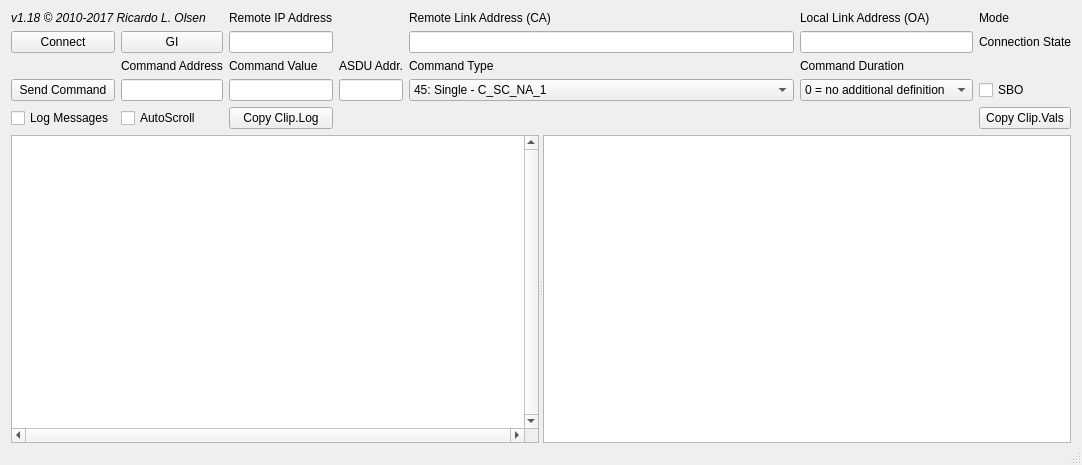
<?xml version="1.0" encoding="UTF-8"?>
<ui version="4.0">
 <class>MainWindow</class>
 <widget class="QMainWindow" name="MainWindow">
  <property name="geometry">
   <rect>
    <x>0</x>
    <y>0</y>
    <width>961</width>
    <height>465</height>
   </rect>
  </property>
  <property name="windowTitle">
   <string>MainWindow</string>
  </property>
  <widget class="QWidget" name="centralWidget">
   <layout class="QGridLayout" name="gridLayout">
    <property name="bottomMargin">
     <number>0</number>
    </property>
    <item row="5" column="0" colspan="7">
     <widget class="QSplitter" name="splitter">
      <property name="sizePolicy">
       <sizepolicy hsizetype="Expanding" vsizetype="Expanding">
        <horstretch>0</horstretch>
        <verstretch>0</verstretch>
       </sizepolicy>
      </property>
      <property name="maximumSize">
       <size>
        <width>16777215</width>
        <height>16777215</height>
       </size>
      </property>
      <property name="orientation">
       <enum>Qt::Horizontal</enum>
      </property>
      <widget class="QListWidget" name="lwLog">
       <property name="sizePolicy">
        <sizepolicy hsizetype="Expanding" vsizetype="Expanding">
         <horstretch>0</horstretch>
         <verstretch>0</verstretch>
        </sizepolicy>
       </property>
       <property name="font">
        <font>
         <family>Courier New</family>
         <pointsize>9</pointsize>
        </font>
       </property>
       <property name="verticalScrollBarPolicy">
        <enum>Qt::ScrollBarAlwaysOn</enum>
       </property>
       <property name="horizontalScrollBarPolicy">
        <enum>Qt::ScrollBarAlwaysOn</enum>
       </property>
       <property name="selectionMode">
        <enum>QAbstractItemView::NoSelection</enum>
       </property>
       <property name="resizeMode">
        <enum>QListView::Adjust</enum>
       </property>
       <property name="layoutMode">
        <enum>QListView::SinglePass</enum>
       </property>
      </widget>
      <widget class="QTableWidget" name="twPontos">
       <property name="sizePolicy">
        <sizepolicy hsizetype="Expanding" vsizetype="Expanding">
         <horstretch>0</horstretch>
         <verstretch>0</verstretch>
        </sizepolicy>
       </property>
      </widget>
     </widget>
    </item>
    <item row="1" column="5">
     <widget class="QLineEdit" name="leMasterAddress"/>
    </item>
    <item row="2" column="4">
     <widget class="QLabel" name="label_7">
      <property name="text">
       <string>Command Type</string>
      </property>
     </widget>
    </item>
    <item row="1" column="4">
     <widget class="QLineEdit" name="leLinkAddress"/>
    </item>
    <item row="2" column="1">
     <widget class="QLabel" name="label_5">
      <property name="text">
       <string>Command Address</string>
      </property>
     </widget>
    </item>
    <item row="1" column="1">
     <widget class="QPushButton" name="pbGI">
      <property name="text">
       <string>GI</string>
      </property>
     </widget>
    </item>
    <item row="2" column="5">
     <widget class="QLabel" name="label_8">
      <property name="text">
       <string>Command Duration</string>
      </property>
     </widget>
    </item>
    <item row="3" column="5">
     <widget class="QComboBox" name="cbCmdDuration">
      <item>
       <property name="text">
        <string>0 = no additional definition</string>
       </property>
      </item>
      <item>
       <property name="text">
        <string>1 = short pulse</string>
       </property>
      </item>
      <item>
       <property name="text">
        <string>2 = long pulse</string>
       </property>
      </item>
      <item>
       <property name="text">
        <string>3 = persistent output</string>
       </property>
      </item>
     </widget>
    </item>
    <item row="1" column="6">
     <widget class="QLabel" name="lbStatus">
      <property name="text">
       <string>Connection State</string>
      </property>
     </widget>
    </item>
    <item row="3" column="6">
     <widget class="QCheckBox" name="cbSBO">
      <property name="text">
       <string>SBO</string>
      </property>
     </widget>
    </item>
    <item row="2" column="2">
     <widget class="QLabel" name="label_6">
      <property name="text">
       <string>Command Value</string>
      </property>
     </widget>
    </item>
    <item row="1" column="2">
     <widget class="QLineEdit" name="leIPRemoto"/>
    </item>
    <item row="3" column="0">
     <widget class="QPushButton" name="pbSendCommandsButton">
      <property name="text">
       <string>Send Command</string>
      </property>
     </widget>
    </item>
    <item row="3" column="1">
     <widget class="QLineEdit" name="leCmdAddress">
      <property name="toolTip">
       <string/>
      </property>
     </widget>
    </item>
    <item row="3" column="2">
     <widget class="QLineEdit" name="leCmdValue"/>
    </item>
    <item row="3" column="4">
     <widget class="QComboBox" name="cbCmdAsdu">
      <item>
       <property name="text">
        <string>45: Single - C_SC_NA_1</string>
       </property>
      </item>
      <item>
       <property name="text">
        <string>46: Double - C_DC_NA_1</string>
       </property>
      </item>
      <item>
       <property name="text">
        <string>47: Reg. Step - C_RC_NA_1</string>
       </property>
      </item>
      <item>
       <property name="text">
        <string>58: Single with time tag - C_SC_TA_1</string>
       </property>
      </item>
      <item>
       <property name="text">
        <string>59: Double with time tag - C_DC_TA_1</string>
       </property>
      </item>
      <item>
       <property name="text">
        <string>60: Reg. Step with time tag - C_RC_TA_1</string>
       </property>
      </item>
      <item>
       <property name="text">
        <string>48: Set-point normalised value - C_SE_NA_1</string>
       </property>
      </item>
      <item>
       <property name="text">
        <string>49: Set-point scaled value - C_SE_NB_1</string>
       </property>
      </item>
      <item>
       <property name="text">
        <string>50: Set-point short floating point value - C_SE_NC_1</string>
       </property>
      </item>
      <item>
       <property name="text">
        <string>61: Set-point normalised value with time tag - C_SE_TA_1</string>
       </property>
      </item>
      <item>
       <property name="text">
        <string>62: Set-point scaled value with time tag - C_SE_TB_1</string>
       </property>
      </item>
      <item>
       <property name="text">
        <string>63: Set-point short floating point value with time tag - C_SE_TC_1</string>
       </property>
      </item>
      <item>
       <property name="text">
        <string>103: Clock Syncronization - C_CS_NA_1</string>
       </property>
      </item>
     </widget>
    </item>
    <item row="4" column="1">
     <widget class="QCheckBox" name="cbAutoScroll">
      <property name="text">
       <string>AutoScroll</string>
      </property>
      <property name="checked">
       <bool>false</bool>
      </property>
     </widget>
    </item>
    <item row="4" column="0">
     <widget class="QCheckBox" name="cbLog">
      <property name="text">
       <string>Log Messages</string>
      </property>
     </widget>
    </item>
    <item row="0" column="5">
     <widget class="QLabel" name="label_4">
      <property name="text">
       <string>Local Link Address (OA)</string>
      </property>
     </widget>
    </item>
    <item row="0" column="2">
     <widget class="QLabel" name="label_2">
      <property name="text">
       <string>Remote IP Address</string>
      </property>
     </widget>
    </item>
    <item row="0" column="6">
     <widget class="QLabel" name="lbMode">
      <property name="text">
       <string>Mode</string>
      </property>
     </widget>
    </item>
    <item row="0" column="4">
     <widget class="QLabel" name="label_3">
      <property name="text">
       <string>Remote Link Address (CA)</string>
      </property>
     </widget>
    </item>
    <item row="0" column="0" colspan="2">
     <widget class="QLabel" name="lbCopyright">
      <property name="font">
       <font>
        <italic>true</italic>
       </font>
      </property>
      <property name="text">
       <string>v1.18 © 2010-2017 Ricardo L. Olsen</string>
      </property>
     </widget>
    </item>
    <item row="1" column="0">
     <widget class="QPushButton" name="pbConnect">
      <property name="text">
       <string>Connect</string>
      </property>
     </widget>
    </item>
    <item row="4" column="2">
     <widget class="QPushButton" name="pbCopyClipb">
      <property name="text">
       <string>Copy Clip.Log</string>
      </property>
     </widget>
    </item>
    <item row="4" column="6">
     <widget class="QPushButton" name="pbCopyVals">
      <property name="text">
       <string>Copy Clip.Vals</string>
      </property>
     </widget>
    </item>
    <item row="3" column="3">
     <widget class="QLineEdit" name="leASDUAddr">
      <property name="toolTip">
       <string>Put here the ASDU address for commands.
If empty will use remote link address.</string>
      </property>
     </widget>
    </item>
    <item row="2" column="3">
     <widget class="QLabel" name="label">
      <property name="text">
       <string>ASDU Addr.</string>
      </property>
     </widget>
    </item>
   </layout>
  </widget>
  <widget class="QMenuBar" name="menuBar">
   <property name="geometry">
    <rect>
     <x>0</x>
     <y>0</y>
     <width>961</width>
     <height>21</height>
    </rect>
   </property>
  </widget>
  <widget class="QStatusBar" name="statusBar"/>
 </widget>
 <layoutdefault spacing="6" margin="11"/>
 <resources/>
 <connections/>
</ui>
